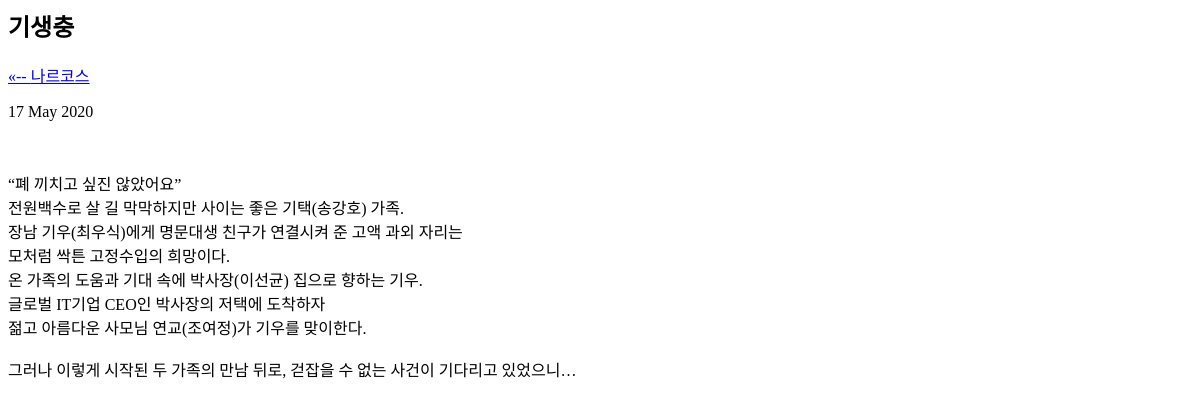
Before: /blog/post/기생충/ with the older database file.
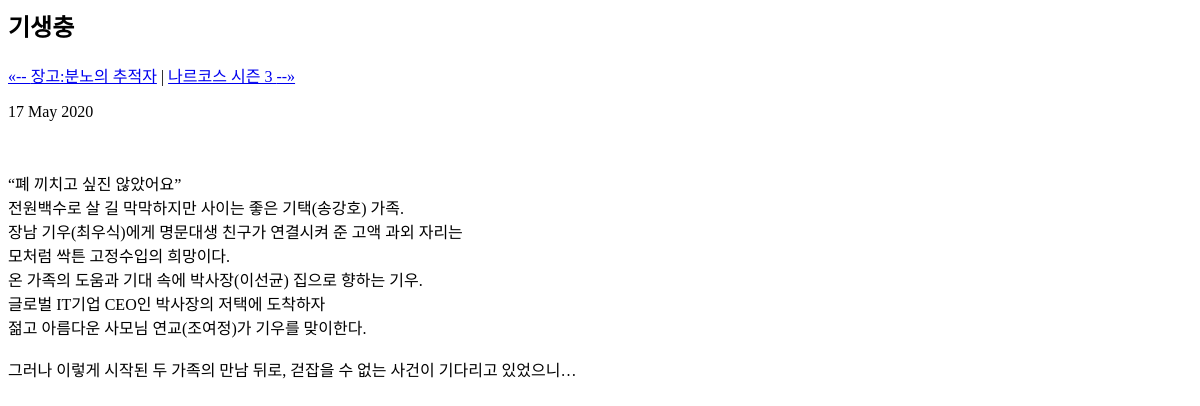
After: the same page with the newer database file.
### blog/models.py (models this page shows)
class Post(models.Model):
    title = models.CharField(verbose_name='TITLE', max_length=50)
    slug = models.SlugField(
        'SLUG', unique=True, allow_unicode=True, help_text='one word for title alias')
    description = models.CharField(
        'DESCRIPTION', max_length=100, blank=True, help_text='simple description text')
    content = models.TextField('CONTENT')
    create_dt = models.DateTimeField('CREATE DATE', auto_now_add=True)
    modify_dt = models.DateTimeField('MODIFY DATE', auto_now=True)
    class Meta:
        verbose_name = 'post'
        verbose_name_plural = 'posts'
        db_table = 'blog_posts'
        ordering = ('-modify_dt',)
    def __str__(self):
        return self.title
    def get_absolute_url(self):
        return reverse("blog:post_detail", args=(self.slug,))
    def get_previous(self):
        return self.get_previous_by_modify_dt()
    def get_next(self):
        return self.get_next_by_modify_dt()

### blog/templates/blog/post_detail.html (shortened to what this page needs)
<h2>{{ object.title }}</h2>
<p>
  {% if object.get_previous %}
  <a
    href="{{ object.get_previous.get_absolute_url }}"
    title="View previous post"
    >&laquo;-- {{ object.get_previous}}</a
  >
  {% endif %} {% if object.get_next %} |
  <a href="{{ object.get_next.get_absolute_url }}" title="View next post"
    >{{ object.get_next}} --&raquo;</a
  >
  {% endif %}
</p>
<p>{{ object.modify_dt|date:"j F Y"}}</p>
<div>
  {{object.content|linebreaks}}
</div>

Changed rows visible on the page:
changed through a linked row, Post "기생충": get_previous "나르코스" → "장고:분노의 추적자"; get_next (not shown) → "나르코스 시즌 3"
